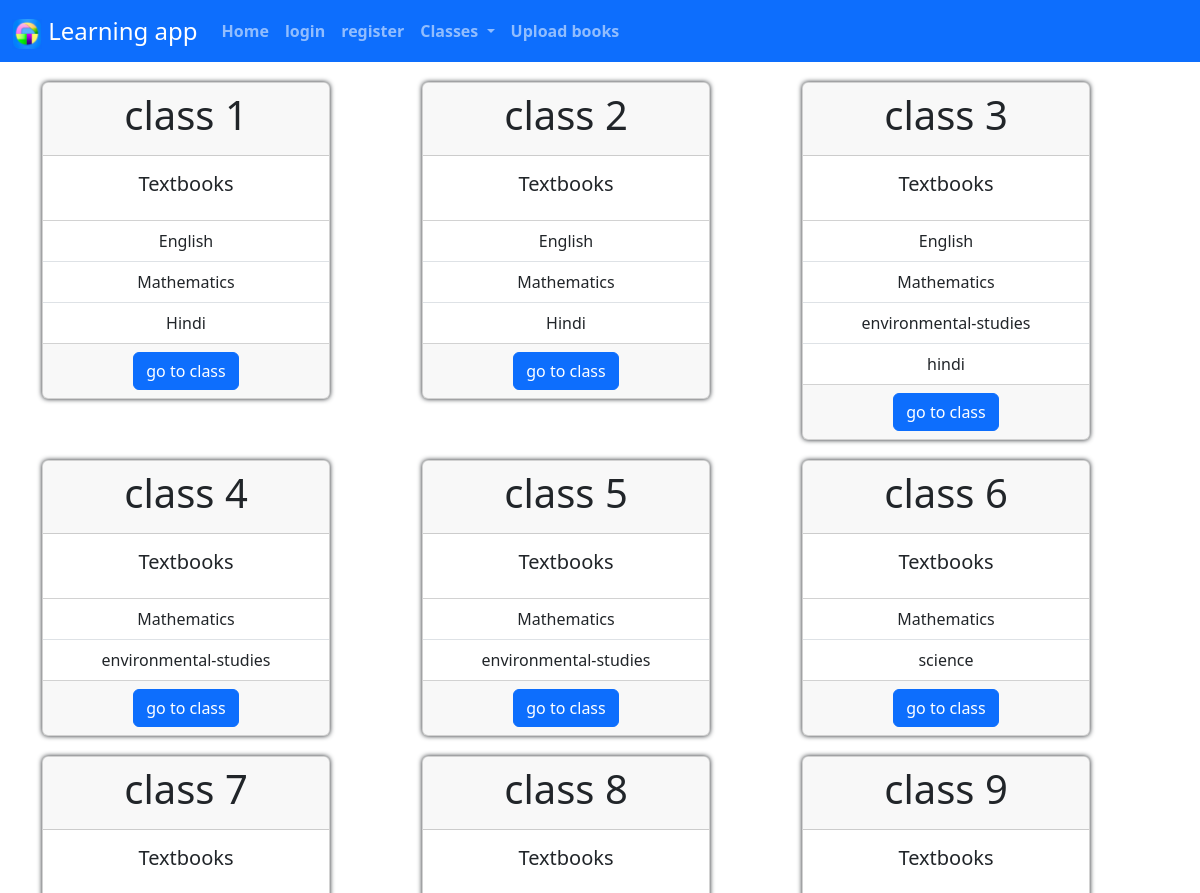
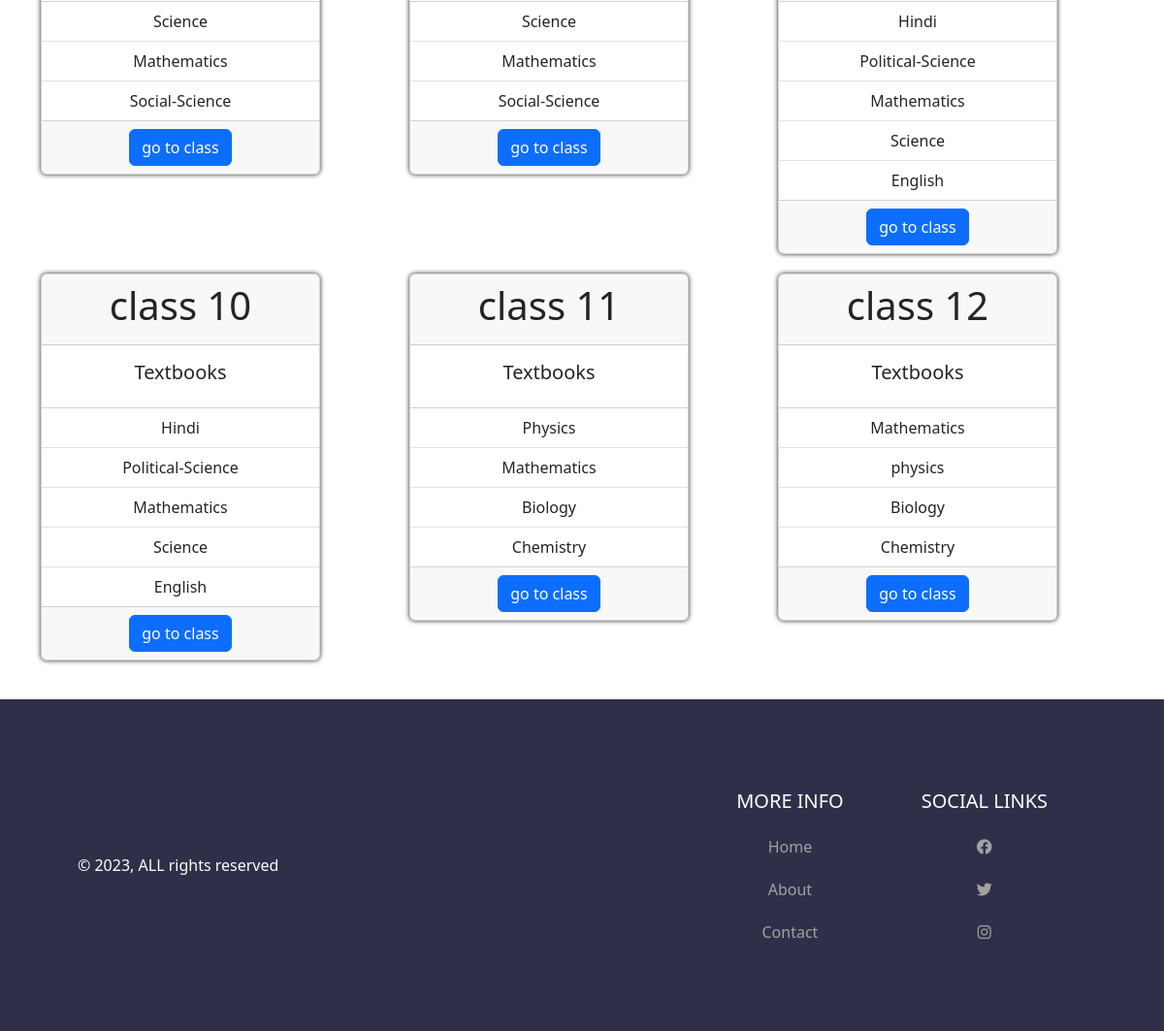
/all_classes, run on the app's committed database (2 pictures, top to bottom).
### myapp/models.py (models this page shows)
class Textbooks(models.Model):
    addedby = models.ForeignKey(User, on_delete=models.CASCADE)
    classe = models.IntegerField()
    bookname = models.CharField(max_length=100)
    book = models.FileField(upload_to='pdf')

### myapp/views.py (the view)
# urls.py: path('all_classes',views.all_classes),
def all_classes(req):
       t=Textbooks.objects.all()
       P='null'
       if req.user.is_authenticated:
          P=PersonalDetails.objects.get(user_id=req.user)
       return render(req,'all_classes.html',{'ps':P,'t':t,'r':range(1,13)})

### myapp/templates/all_classes.html
{% extends "home.html" %}
{% load static %}
    {% block con %}
  <div class="container text-center" style="padding-bottom: 40px;">
      <div class="row">
    {% for c in r %}
        <div class="col">
          <div class="card" style="width: 18rem;">
              <div class="card-header"><h1>class {{c}}</h1></div>
              <div class="card-body">
                  <h5 class="card-title">Textbooks</h5>
              </div>
              <ul class="list-group list-group-flush">
                {% for i in t %}
                {% if i.classe == c %}
                  <li class="list-group-item">{{i.bookname}}</li>
                {% endif %}
                {% endfor %}
                </ul>
                <div class="card-footer">
                  <a href="class/{{c}}" class="btn btn-primary">go to class</a>
                </div>
            </div>
        </div>
    {% endfor %}
      </div>
    </div>
 {% endblock con %}

### myapp/static/css/style.css (style rules this page uses)
.col { padding-top: 20px; }
.card { box-shadow: 0 0 5px; }

### data on the page
Textbooks: bookname "English"
Textbooks: bookname "Mathematics"
Textbooks: bookname "Hindi"
Textbooks: bookname "English"
Textbooks: bookname "Mathematics"
Textbooks: bookname "Hindi"
Textbooks: bookname "English"
Textbooks: bookname "Mathematics"
Textbooks: bookname "environmental-studies"
Textbooks: bookname "hindi"
Textbooks: bookname "Mathematics"
Textbooks: bookname "environmental-studies"
Textbooks: bookname "Mathematics"
Textbooks: bookname "environmental-studies"
Textbooks: bookname "Mathematics"
Textbooks: bookname "science"
Textbooks: bookname "Science"
Textbooks: bookname "Mathematics"
Textbooks: bookname "Social-Science"
Textbooks: bookname "Science"
Textbooks: bookname "Mathematics"
Textbooks: bookname "Social-Science"
Textbooks: bookname "Hindi"
Textbooks: bookname "Political-Science"
Textbooks: bookname "Mathematics"
Textbooks: bookname "Science"
Textbooks: bookname "English"
Textbooks: bookname "Hindi"
Textbooks: bookname "Political-Science"
Textbooks: bookname "Mathematics"
Textbooks: bookname "Science"
Textbooks: bookname "English"
Textbooks: bookname "Physics"
Textbooks: bookname "Mathematics"
Textbooks: bookname "Biology"
Textbooks: bookname "Chemistry"
Textbooks: bookname "Mathematics"
Textbooks: bookname "physics"
Textbooks: bookname "Biology"
Textbooks: bookname "Chemistry"

### other printed values
{{ c }} "1" "2" "3" "4" "5" "6" "7" "8" "9" "10" "11" "12"
